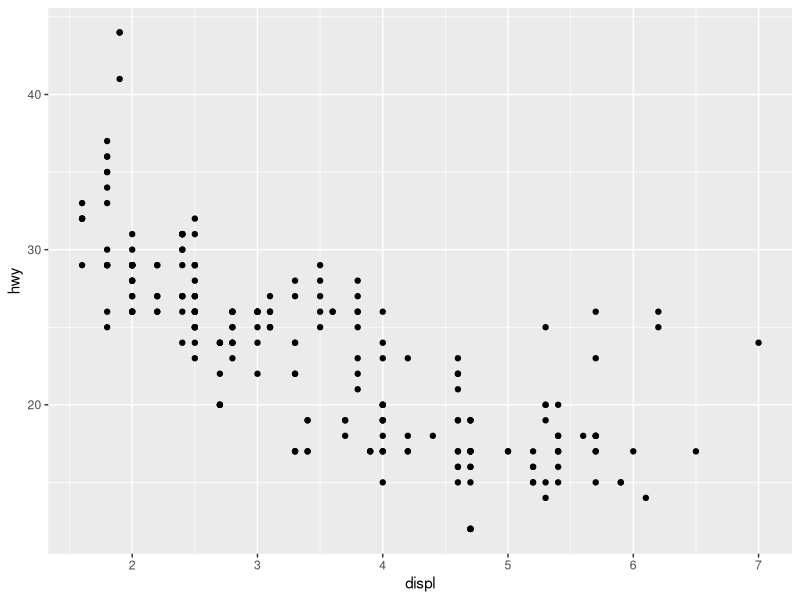
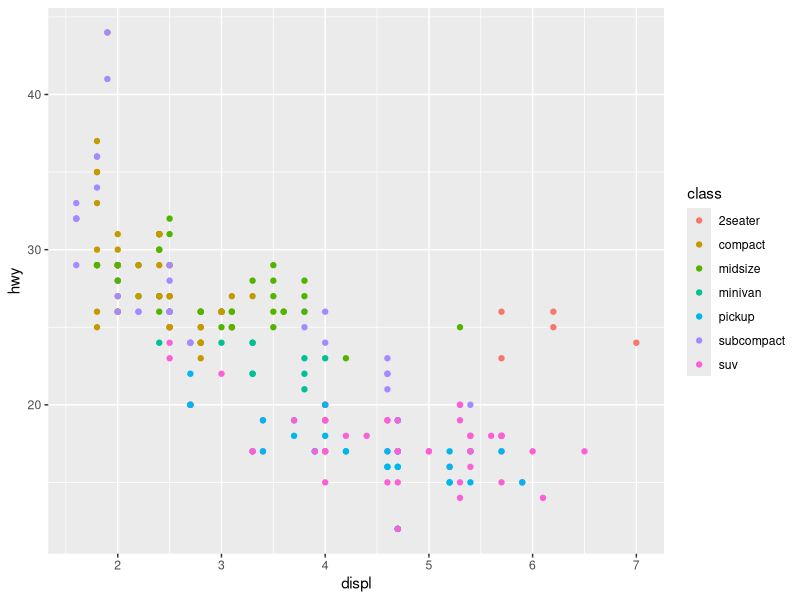
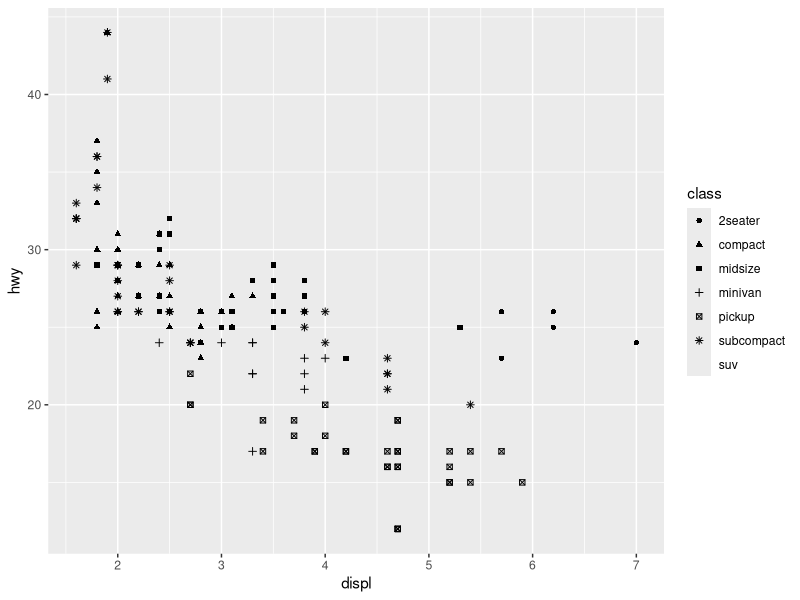
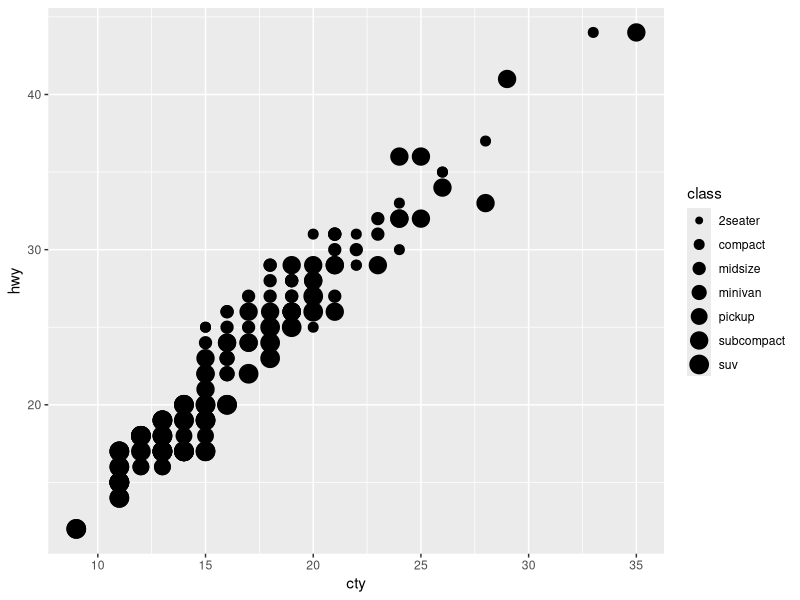
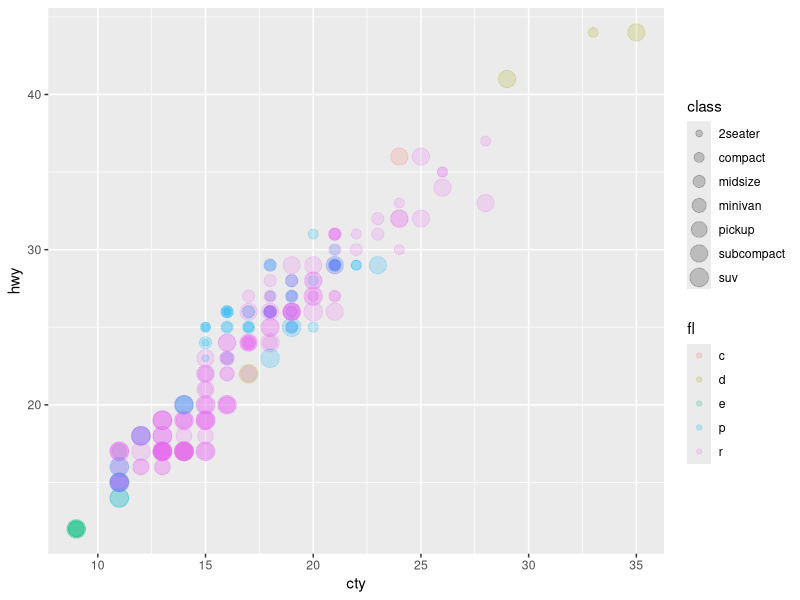
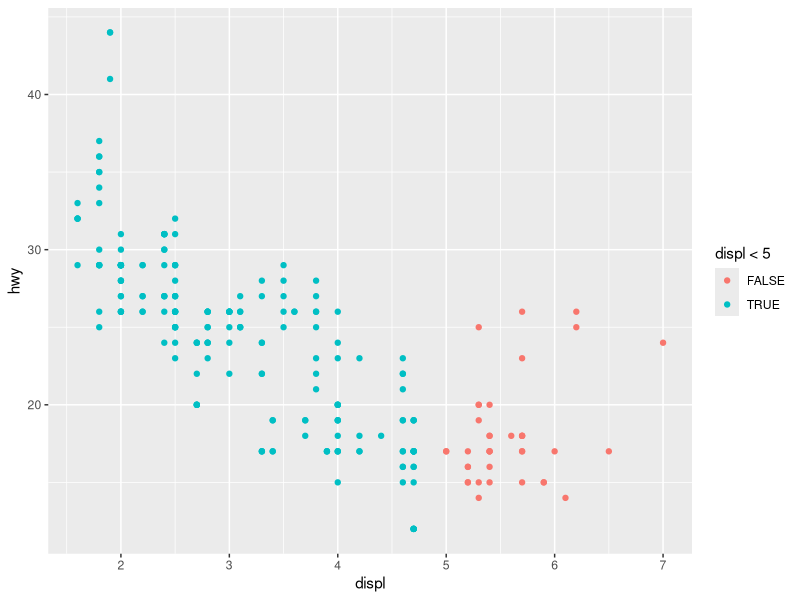
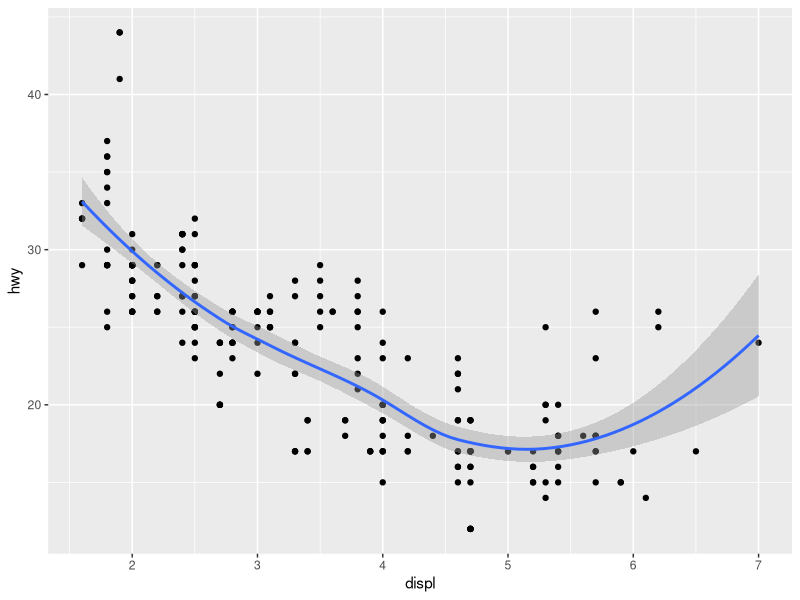
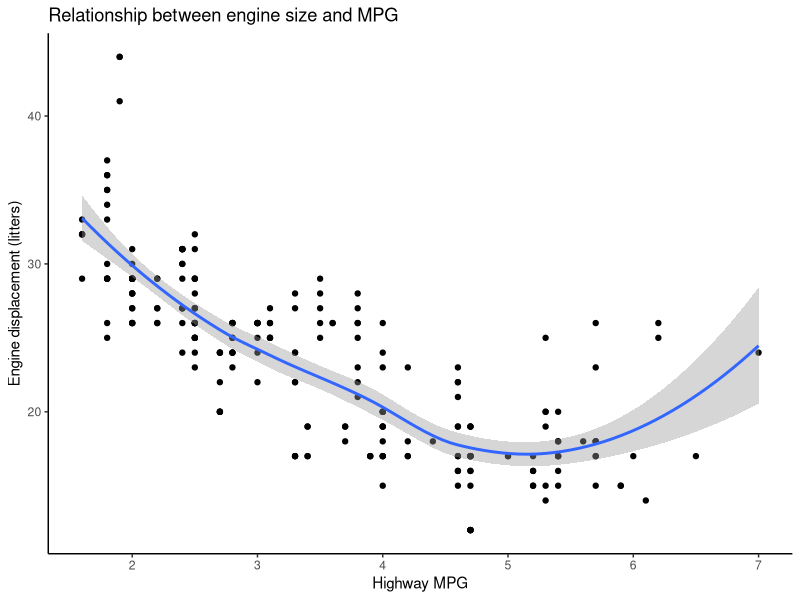

Source code (R) for these figures, in order:
## ---- chunk 1
knitr::opts_chunk$set(echo = TRUE)
library(tidyverse)
## ---- chunk 2


#data()
#?mpg
#mpg

g <- ggplot(data = mpg, aes(x = displ, y = hwy))
g + geom_point()


## ---- chunk 3

g + geom_point(aes(color = class))

## ---- chunk 4

ggplot(data = mpg, aes(x=displ, y = hwy, shape = class)) + 
  geom_point()

## ---- chunk 5

ggplot(data = mpg, aes(x = cty, y = hwy, size = class)) + geom_point()

## ---- chunk 6

ggplot(data = mpg, aes(x = cty, y = hwy, size = class, color = fl)) + 
  geom_point(alpha = 0.2)

## ---- chunk 7

ggplot(data = mpg) + 
  geom_point(mapping = aes(colour = displ < 5, x = displ, y = hwy))
   

## ---- chunk 8

ggplot(data = mpg, aes(x = displ, y = hwy)) +
  geom_point() + 
  geom_smooth()


## ---- chunk 9

ggplot(data = mpg, aes(x = displ, y = hwy)) +
  geom_point() + 
  geom_smooth() + 
  labs(title = "Relationship between engine size and MPG", 
       x = "Highway MPG",
       y = "Engine displacement (litters)") + 
  theme_classic()


## ---- chunk 10

ggplot(data = mpg, aes(x = displ, y = hwy)) +
  geom_point(aes(color = hwy , size = class)) + 
  geom_smooth(method = 'lm') + 
  labs(title = "Relationship between engine size and MPG", 
       x = "Highway MPG",
       y = "Engine displacement (litters)") + 
  theme_classic()+
  theme(text = element_text(size = 16))


